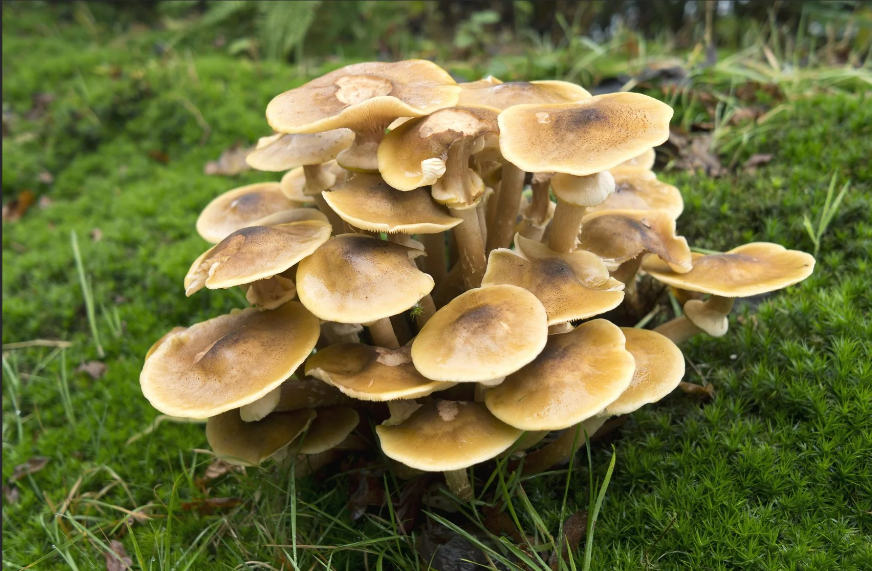
%> input picture New Folder/image.png, 872 x 571 px
$ octave 4.m   (GNU Octave 9; MATLAB toolbox functions it lacks are replaced by stand-ins)
%> lines starting %> are read from the running program, lines starting %| are printed output that depends on the picture
%Implementation of Transformations of an Image

%Scaling & Rotation
% Scaling (Resize)
I=imread('image.png');
%> I is the input picture: size 571x872x3 uint8; mean R, G, B 111.3, 112, 61.6
subplot(2,2,1); subimage(I); title('Original Image');

s=input('Enter Scaling Factor');
%> the answer given: 2
j=imresize(I,s);
subplot(2,2,2); subimage(j); title('Scaled Image');
3

% Rotation
K=imrotate(j,60);
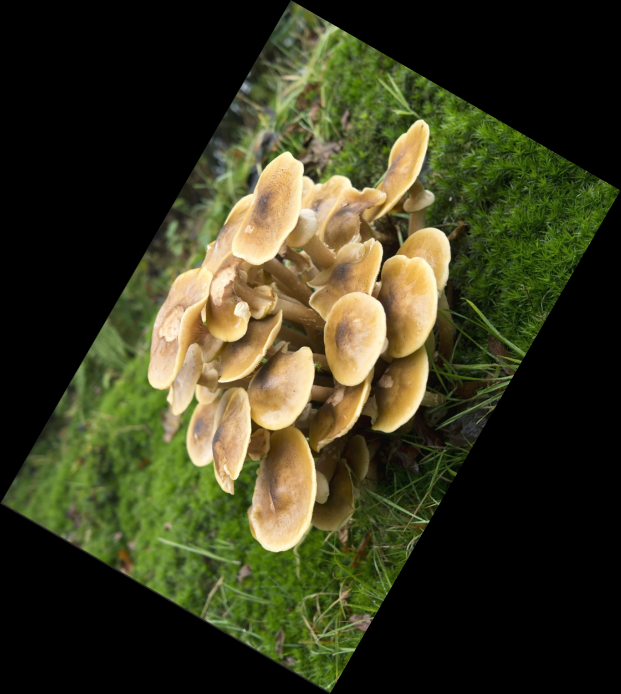
%> K: size 2082x1862x3 uint8 (shown at 1/3 size); mean R, G, B 57.2, 57.6, 31.6
subplot(2,2,3); imshow(K); title('Rotated Image 60deg');

R=imrotate(j,45);
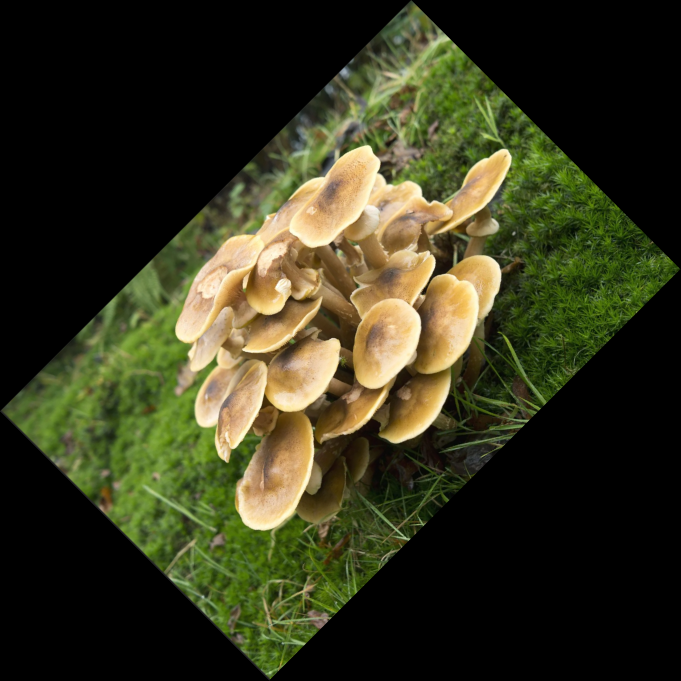
%> R: size 2041x2041x3 uint8 (shown at 1/3 size); mean R, G, B 53.2, 53.6, 29.5
subplot(2,2,4); imshow(R); title('Rotated Image 45deg');
%> after `title('Rotated Image 45deg')`:
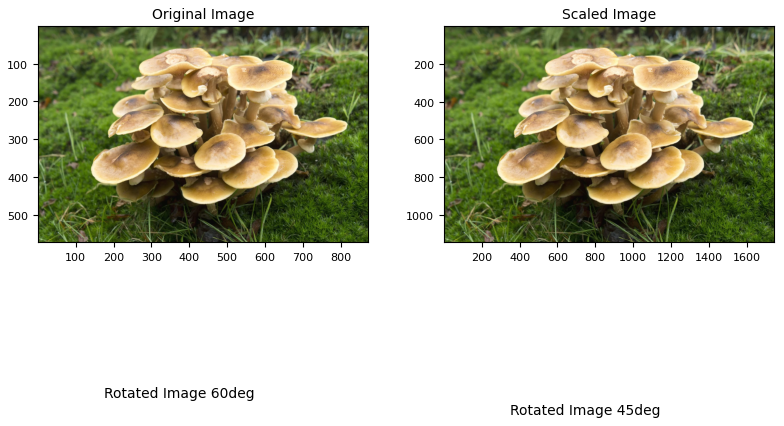
%> figure redrawn from the program's plot data, 4 panels
